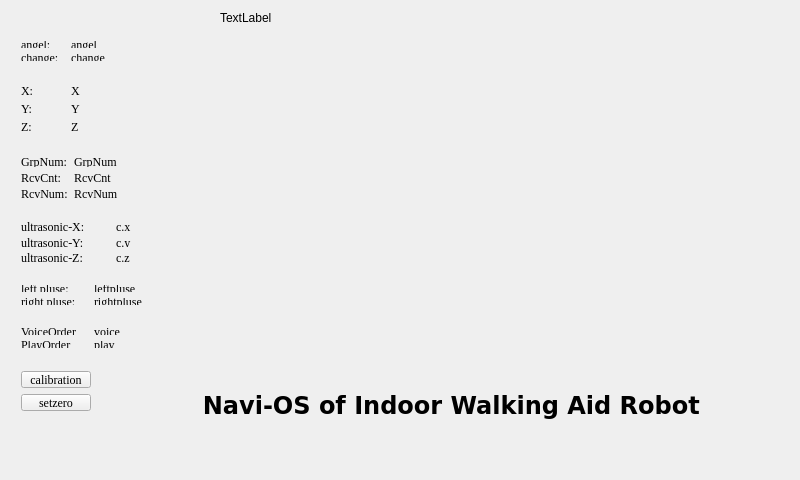
<?xml version="1.0" encoding="UTF-8"?>
<ui version="4.0">
 <class>NaviWidget</class>
 <widget class="QWidget" name="NaviWidget">
  <property name="geometry">
   <rect>
    <x>0</x>
    <y>0</y>
    <width>800</width>
    <height>480</height>
   </rect>
  </property>
  <property name="maximumSize">
   <size>
    <width>800</width>
    <height>600</height>
   </size>
  </property>
  <property name="windowTitle">
   <string>NaviOS</string>
  </property>
  <property name="windowIcon">
   <iconset resource="myImage.qrc">
    <normaloff>:/myImage/images/R66.ico</normaloff>:/myImage/images/R66.ico</iconset>
  </property>
  <widget class="QWidget" name="layoutWidget">
   <property name="geometry">
    <rect>
     <x>10</x>
     <y>73</y>
     <width>161</width>
     <height>71</height>
    </rect>
   </property>
   <property name="font">
    <font>
     <family>Times New Roman</family>
    </font>
   </property>
   <layout class="QGridLayout" name="gridLayout" columnstretch="1,2">
    <item row="0" column="1">
     <widget class="QLabel" name="X_Coor">
      <property name="font">
       <font>
        <family>Times New Roman</family>
       </font>
      </property>
      <property name="text">
       <string>X</string>
      </property>
     </widget>
    </item>
    <item row="1" column="0">
     <widget class="QLabel" name="label_3">
      <property name="font">
       <font>
        <family>Times New Roman</family>
       </font>
      </property>
      <property name="text">
       <string>Y:</string>
      </property>
     </widget>
    </item>
    <item row="0" column="0">
     <widget class="QLabel" name="label_2">
      <property name="font">
       <font>
        <family>Times New Roman</family>
       </font>
      </property>
      <property name="text">
       <string>X:</string>
      </property>
     </widget>
    </item>
    <item row="2" column="0">
     <widget class="QLabel" name="label_4">
      <property name="font">
       <font>
        <family>Times New Roman</family>
       </font>
      </property>
      <property name="text">
       <string>Z:</string>
      </property>
     </widget>
    </item>
    <item row="2" column="1">
     <widget class="QLabel" name="Z_Coor">
      <property name="font">
       <font>
        <family>Times New Roman</family>
       </font>
      </property>
      <property name="text">
       <string>Z</string>
      </property>
     </widget>
    </item>
    <item row="1" column="1">
     <widget class="QLabel" name="Y_Coor">
      <property name="font">
       <font>
        <family>Times New Roman</family>
       </font>
      </property>
      <property name="text">
       <string>Y</string>
      </property>
     </widget>
    </item>
   </layout>
  </widget>
  <widget class="QWidget" name="layoutWidget">
   <property name="geometry">
    <rect>
     <x>10</x>
     <y>274</y>
     <width>161</width>
     <height>42</height>
    </rect>
   </property>
   <property name="font">
    <font>
     <family>Times New Roman</family>
    </font>
   </property>
   <layout class="QGridLayout" name="gridLayout_2" columnstretch="1,1">
    <item row="0" column="0">
     <widget class="QLabel" name="label_5">
      <property name="font">
       <font>
        <family>Times New Roman</family>
       </font>
      </property>
      <property name="text">
       <string>left pluse:</string>
      </property>
     </widget>
    </item>
    <item row="0" column="1">
     <widget class="QLabel" name="leftpluse">
      <property name="font">
       <font>
        <family>Times New Roman</family>
       </font>
      </property>
      <property name="text">
       <string>leftpluse</string>
      </property>
     </widget>
    </item>
    <item row="1" column="0">
     <widget class="QLabel" name="label_7">
      <property name="font">
       <font>
        <family>Times New Roman</family>
       </font>
      </property>
      <property name="text">
       <string>right pluse:</string>
      </property>
     </widget>
    </item>
    <item row="1" column="1">
     <widget class="QLabel" name="rightpluse">
      <property name="font">
       <font>
        <family>Times New Roman</family>
       </font>
      </property>
      <property name="text">
       <string>rightpluse</string>
      </property>
     </widget>
    </item>
   </layout>
  </widget>
  <widget class="QWidget" name="layoutWidget">
   <property name="geometry">
    <rect>
     <x>10</x>
     <y>317</y>
     <width>161</width>
     <height>42</height>
    </rect>
   </property>
   <property name="font">
    <font>
     <family>Times New Roman</family>
    </font>
   </property>
   <layout class="QGridLayout" name="gridLayout_3">
    <item row="0" column="0">
     <widget class="QLabel" name="label_6">
      <property name="font">
       <font>
        <family>Times New Roman</family>
       </font>
      </property>
      <property name="text">
       <string>VoiceOrder</string>
      </property>
     </widget>
    </item>
    <item row="0" column="1">
     <widget class="QLabel" name="voiceorder">
      <property name="font">
       <font>
        <family>Times New Roman</family>
       </font>
      </property>
      <property name="text">
       <string>voice</string>
      </property>
     </widget>
    </item>
    <item row="1" column="0">
     <widget class="QLabel" name="label_9">
      <property name="font">
       <font>
        <family>Times New Roman</family>
       </font>
      </property>
      <property name="text">
       <string>PlayOrder</string>
      </property>
     </widget>
    </item>
    <item row="1" column="1">
     <widget class="QLabel" name="playorder">
      <property name="font">
       <font>
        <family>Times New Roman</family>
       </font>
      </property>
      <property name="text">
       <string>play</string>
      </property>
     </widget>
    </item>
   </layout>
  </widget>
  <widget class="QWidget" name="layoutWidget">
   <property name="geometry">
    <rect>
     <x>10</x>
     <y>360</y>
     <width>92</width>
     <height>62</height>
    </rect>
   </property>
   <property name="font">
    <font>
     <family>Times New Roman</family>
    </font>
   </property>
   <layout class="QVBoxLayout" name="verticalLayout">
    <item>
     <widget class="QPushButton" name="calibration">
      <property name="font">
       <font>
        <family>Times New Roman</family>
       </font>
      </property>
      <property name="text">
       <string>calibration</string>
      </property>
     </widget>
    </item>
    <item>
     <widget class="QPushButton" name="setzero">
      <property name="font">
       <font>
        <family>Times New Roman</family>
       </font>
      </property>
      <property name="text">
       <string>setzero</string>
      </property>
     </widget>
    </item>
   </layout>
  </widget>
  <widget class="QWidget" name="layoutWidget">
   <property name="geometry">
    <rect>
     <x>10</x>
     <y>145</y>
     <width>161</width>
     <height>65</height>
    </rect>
   </property>
   <property name="font">
    <font>
     <family>Times New Roman</family>
    </font>
   </property>
   <layout class="QGridLayout" name="gridLayout_4" columnstretch="1,2">
    <item row="0" column="0">
     <widget class="QLabel" name="label_8">
      <property name="font">
       <font>
        <family>Times New Roman</family>
       </font>
      </property>
      <property name="text">
       <string>GrpNum:</string>
      </property>
     </widget>
    </item>
    <item row="0" column="1">
     <widget class="QLabel" name="GroupNum">
      <property name="font">
       <font>
        <family>Times New Roman</family>
       </font>
      </property>
      <property name="text">
       <string>GrpNum</string>
      </property>
     </widget>
    </item>
    <item row="1" column="0">
     <widget class="QLabel" name="label_11">
      <property name="font">
       <font>
        <family>Times New Roman</family>
       </font>
      </property>
      <property name="text">
       <string>RcvCnt:</string>
      </property>
     </widget>
    </item>
    <item row="1" column="1">
     <widget class="QLabel" name="RcvNumCnt">
      <property name="font">
       <font>
        <family>Times New Roman</family>
       </font>
      </property>
      <property name="text">
       <string>RcvCnt</string>
      </property>
     </widget>
    </item>
    <item row="2" column="0">
     <widget class="QLabel" name="label_13">
      <property name="font">
       <font>
        <family>Times New Roman</family>
       </font>
      </property>
      <property name="text">
       <string>RcvNum:</string>
      </property>
     </widget>
    </item>
    <item row="2" column="1">
     <widget class="QLabel" name="RcvNum">
      <property name="font">
       <font>
        <family>Times New Roman</family>
       </font>
      </property>
      <property name="text">
       <string>RcvNum</string>
      </property>
     </widget>
    </item>
   </layout>
  </widget>
  <widget class="QWidget" name="layoutWidget">
   <property name="geometry">
    <rect>
     <x>10</x>
     <y>30</y>
     <width>161</width>
     <height>42</height>
    </rect>
   </property>
   <property name="font">
    <font>
     <family>Times New Roman</family>
    </font>
   </property>
   <layout class="QGridLayout" name="gridLayout_5" columnstretch="1,2">
    <item row="0" column="0">
     <widget class="QLabel" name="label">
      <property name="font">
       <font>
        <family>Times New Roman</family>
       </font>
      </property>
      <property name="text">
       <string>angel:</string>
      </property>
     </widget>
    </item>
    <item row="0" column="1">
     <widget class="QLabel" name="angle">
      <property name="font">
       <font>
        <family>Times New Roman</family>
       </font>
      </property>
      <property name="text">
       <string>angel</string>
      </property>
     </widget>
    </item>
    <item row="1" column="0">
     <widget class="QLabel" name="label_10">
      <property name="font">
       <font>
        <family>Times New Roman</family>
       </font>
      </property>
      <property name="text">
       <string>change:</string>
      </property>
     </widget>
    </item>
    <item row="1" column="1">
     <widget class="QLabel" name="anglechange">
      <property name="font">
       <font>
        <family>Times New Roman</family>
       </font>
      </property>
      <property name="text">
       <string>change</string>
      </property>
     </widget>
    </item>
   </layout>
  </widget>
  <widget class="QWidget" name="layoutWidget">
   <property name="geometry">
    <rect>
     <x>10</x>
     <y>10</y>
     <width>161</width>
     <height>19</height>
    </rect>
   </property>
   <property name="font">
    <font>
     <family>Times New Roman</family>
    </font>
   </property>
   <layout class="QHBoxLayout" name="horizontalLayout">
    <item>
     <widget class="QLabel" name="label_12">
      <property name="font">
       <font>
        <family>Times New Roman</family>
       </font>
      </property>
      <property name="text">
       <string>reckon angle:</string>
      </property>
     </widget>
    </item>
    <item>
     <widget class="QLabel" name="reckonAngle">
      <property name="font">
       <font>
        <family>Times New Roman</family>
       </font>
      </property>
      <property name="text">
       <string>re angle</string>
      </property>
     </widget>
    </item>
   </layout>
  </widget>
  <widget class="QLabel" name="label_17">
   <property name="geometry">
    <rect>
     <x>200</x>
     <y>390</y>
     <width>511</width>
     <height>31</height>
    </rect>
   </property>
   <property name="font">
    <font>
     <family>DejaVu Sans</family>
     <pointsize>18</pointsize>
     <weight>75</weight>
     <italic>false</italic>
     <bold>true</bold>
    </font>
   </property>
   <property name="frameShape">
    <enum>QFrame::NoFrame</enum>
   </property>
   <property name="frameShadow">
    <enum>QFrame::Plain</enum>
   </property>
   <property name="text">
    <string>Navi-OS of Indoor Walking Aid Robot </string>
   </property>
   <property name="alignment">
    <set>Qt::AlignCenter</set>
   </property>
  </widget>
  <widget class="QWidget" name="layoutWidget">
   <property name="geometry">
    <rect>
     <x>10</x>
     <y>211</y>
     <width>161</width>
     <height>62</height>
    </rect>
   </property>
   <property name="font">
    <font>
     <family>Times New Roman</family>
    </font>
   </property>
   <layout class="QGridLayout" name="gridLayout_6" columnstretch="2,1">
    <item row="0" column="0">
     <widget class="QLabel" name="label_14">
      <property name="font">
       <font>
        <family>Times New Roman</family>
       </font>
      </property>
      <property name="text">
       <string>ultrasonic-X:</string>
      </property>
     </widget>
    </item>
    <item row="0" column="1">
     <widget class="QLabel" name="cx">
      <property name="font">
       <font>
        <family>Times New Roman</family>
       </font>
      </property>
      <property name="text">
       <string>c.x</string>
      </property>
     </widget>
    </item>
    <item row="1" column="0">
     <widget class="QLabel" name="label_15">
      <property name="font">
       <font>
        <family>Times New Roman</family>
       </font>
      </property>
      <property name="text">
       <string>ultrasonic-Y:</string>
      </property>
     </widget>
    </item>
    <item row="1" column="1">
     <widget class="QLabel" name="cy">
      <property name="font">
       <font>
        <family>Times New Roman</family>
       </font>
      </property>
      <property name="text">
       <string>c.y</string>
      </property>
     </widget>
    </item>
    <item row="2" column="0">
     <widget class="QLabel" name="label_16">
      <property name="font">
       <font>
        <family>Times New Roman</family>
       </font>
      </property>
      <property name="text">
       <string>ultrasonic-Z:</string>
      </property>
     </widget>
    </item>
    <item row="2" column="1">
     <widget class="QLabel" name="cz">
      <property name="font">
       <font>
        <family>Times New Roman</family>
       </font>
      </property>
      <property name="text">
       <string>c.z</string>
      </property>
     </widget>
    </item>
   </layout>
  </widget>
  <widget class="QLabel" name="inti">
   <property name="geometry">
    <rect>
     <x>220</x>
     <y>10</y>
     <width>58</width>
     <height>15</height>
    </rect>
   </property>
   <property name="text">
    <string>TextLabel</string>
   </property>
  </widget>
 </widget>
 <layoutdefault spacing="6" margin="11"/>
 <resources>
  <include location="myImage.qrc"/>
 </resources>
 <connections/>
</ui>
